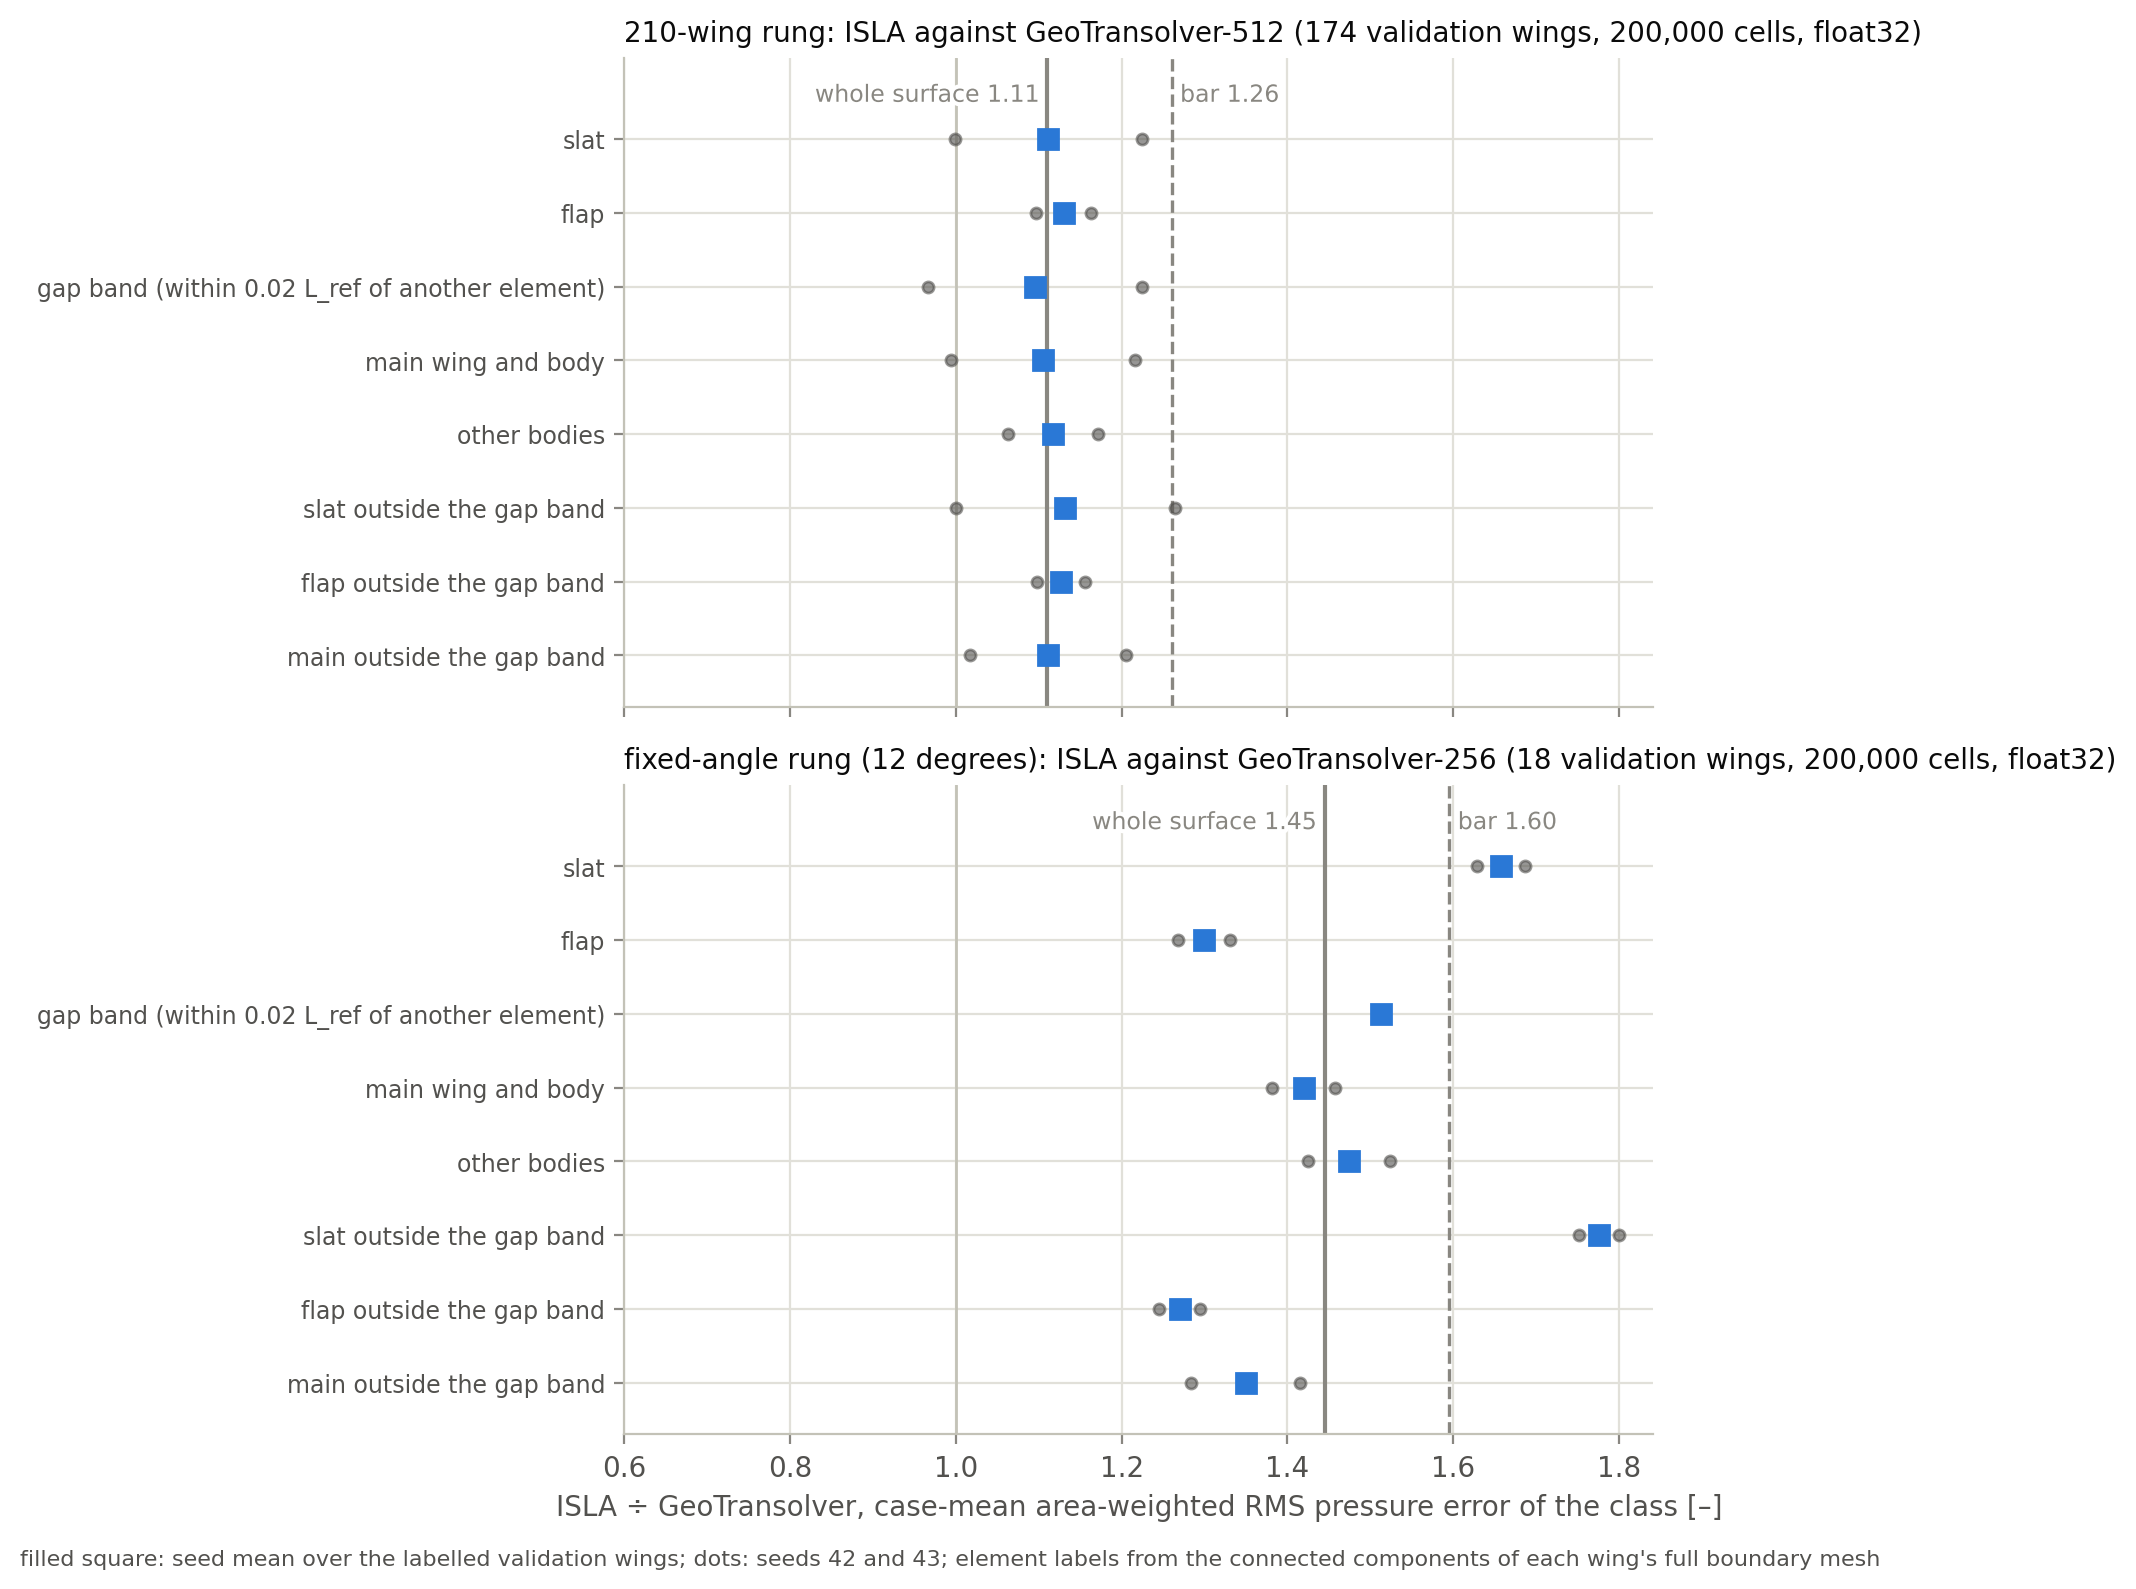

This chart was generated by the following Python code:
"""WING-ELEMENT-ANATOMY reducer and figure (2026-09-30, @sec-nb-wing-element-anatomy).

Reads wing_element_anatomy_2026-09-30.json, written on the cluster by
$T/highlift/wing_element_anatomy.py from the per-cell float32 predictions of the HiLiftAeroML
210-wing rung (ISLA reference configuration against GeoTransolver-512, 180 validation wings) and
the fixed-angle 12-degree rung (ISLA against GeoTransolver-256, 18 validation wings), 200,000
cells per case, seeds 42 and 43 paired, with every sampled cell labelled by high-lift element
from the connected components of the case's full boundary mesh ($T/highlift/wing_element_labels.py).
Per class the artifact holds, per lane, the case mean of the area-weighted RMS pressure error of
the class divided by the area-weighted standard deviation of the case's true pressure, the ratio
ISLA / GeoTransolver per seed pair, and each model's error share against the class's area share.

Draws one figure: per rung, the class ratio ISLA / GeoTransolver, seeds as dots and the seed mean
as the filled square, against the whole-surface ratio (solid line) and the preregistered bar
(whole-surface ratio + 0.15, dashed). Prints the verdict table. Output figure beside the json."""
from __future__ import annotations
import json, sys
from pathlib import Path
import matplotlib.pyplot as plt
RES = Path(__file__).resolve().parent
sys.path.insert(0, str(RES.parent / "book"))
import palette as P  # noqa: E402

data = json.loads((RES / "wing_element_anatomy_2026-09-30.json").read_text())
BAR = data["bar"]
LABEL = {"all": "whole surface", "slat": "slat", "main": "main wing and body", "flap": "flap", "other": "other bodies",
         "gap_band": "gap band (within 0.02 L_ref of another element)", "slat_core": "slat outside the gap band",
         "main_core": "main outside the gap band", "flap_core": "flap outside the gap band"}
ORDER = ["slat", "flap", "gap_band", "main", "other", "slat_core", "flap_core", "main_core"]
TITLE = {"hl210": "210-wing rung: ISLA against GeoTransolver-512", "single_aoa_12": "fixed-angle rung (12 degrees): ISLA against GeoTransolver-256"}

rungs = [r for r in ("hl210", "single_aoa_12") if r in data["rungs"] and data["rungs"][r]["summary"]]
fig, axes = plt.subplots(len(rungs), 1, figsize=(8.4, 2.2 + 2.8 * len(rungs)), sharex=True, squeeze=False)
for ax, rung in zip(axes[:, 0], rungs):
    R = data["rungs"][rung]; S = R["summary"]
    whole = S["all"]["ratio_isla_over_gt"]; wm = sum(whole.values()) / len(whole)
    names = [c for c in ORDER if c in S and len(S[c]["ratio_isla_over_gt"]) == 2]
    y = list(range(len(names)))[::-1]
    print(f"== {rung} ({R['n_cases_labelled']} of {R['n_cases_shared']} validation wings labelled): whole-surface ISLA/GT seed 42 {whole['42']:.3f}, seed 43 {whole['43']:.3f}")
    for yy, c in zip(y, names):
        r = S[c]["ratio_isla_over_gt"]; vals = [r[s] for s in sorted(r)]
        ax.plot(vals, [yy] * len(vals), ls="none", marker="o", ms=4, color=P.INK2, alpha=0.6, zorder=3)
        ax.plot([sum(vals) / len(vals)], [yy], ls="none", marker="s", ms=7, color=P.BLUE, zorder=4)
        ex = S[c]["excess_over_whole_surface"]
        share = {k.rsplit("_seed", 1)[0][:4] + k[-2:]: round(v["case_mean_error_share"], 3) for k, v in S[c]["per_run"].items()}
        area = list(S[c]["per_run"].values())[0]["case_mean_area_share"]
        print(f"   {c:12s} ratio 42 {r['42']:.3f}  43 {r['43']:.3f}   excess {ex['42']:+.3f} {ex['43']:+.3f}   carries={S[c]['carries_excess']}   "
              f"area share {area:.3f}   error share {share}")
    ax.axvline(wm, color=P.MUTED, lw=1.5, zorder=2); ax.axvline(wm + BAR, color=P.MUTED, lw=1.2, ls="--", zorder=2)
    P.label_line(ax, wm, y[0] + 0.6, f"whole surface {wm:.2f}", P.MUTED, dx=-0.01, ha="right", fontsize=8.5)
    P.label_line(ax, wm + BAR, y[0] + 0.6, f"bar {wm + BAR:.2f}", P.MUTED, dx=0.01, fontsize=8.5)
    ax.set_yticks(y); ax.set_yticklabels([LABEL[c] for c in names], fontsize=8.5); ax.set_ylim(-0.7, y[0] + 1.1)
    ax.set_title(f"{TITLE[rung]} ({R['n_cases_labelled']} validation wings, 200,000 cells, float32)")
    ax.axvline(1.0, color=P.BASELINE, lw=1.0, zorder=1)
axes[-1, 0].set_xlabel("ISLA ÷ GeoTransolver, case-mean area-weighted RMS pressure error of the class [–]")
axes[-1, 0].set_xlim(left=0.6)
fig.text(0.01, -0.01, "filled square: seed mean over the labelled validation wings; dots: seeds 42 and 43; element labels from the connected components of each wing's full boundary mesh",
         fontsize=8, color=P.INK2)
fig.tight_layout()
out = RES / "wing_element_anatomy_2026-09-30.png"
fig.savefig(out, bbox_inches="tight")
print("figure:", out)
